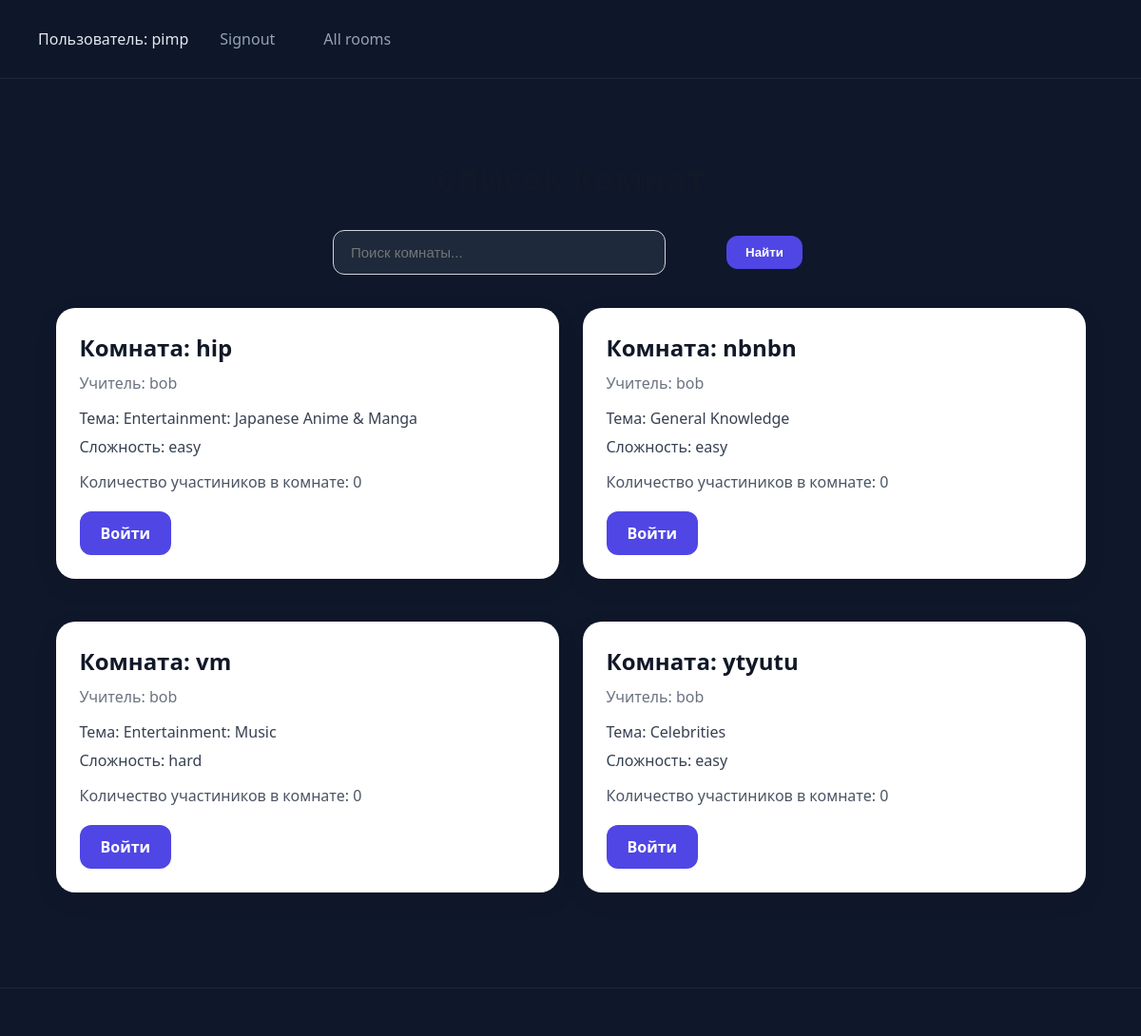
The app's page /chatting/all_rooms/ (signed in) with its own data.
### users/models.py (models this page shows)
class CustomerUser(AbstractUser):
    teacher = models.BooleanField(default=False,verbose_name='Вы хотите иметь возможность создавать комнаты?(Будет выслан код подтверждения на вашу почту)')
    @property
    def is_teacher(self):
        return self.teacher
    def __str__(self):
        return self.username

### chatting/models.py (models this page shows)
class Room(models.Model):
    title = models.CharField()
    teacher = models.ForeignKey(CustomerUser,on_delete=models.CASCADE)
    students = models.ManyToManyField(CustomerUser,related_name="student_rooms")
    category = models.CharField(null=True,blank=True)
    dificulty = models.CharField(null=True,blank=True)
    question = models.URLField(default='https://opentdb.com/api.php?amount=1&category=25&difficulty=easy')

### users/views.py (the view)
    def wrapper(request,*args,**kwargs):
        if request.user.is_authenticated:
            return func(request,*args,**kwargs)
        return redirect('users:signin')

### chatting/views.py (called while the page is built)
@login_required
def all_rooms(request):
    if request.method =='POST':
        title = request.POST.get('title').strip()
        rooms = Room.objects.filter(category__icontains=title)
    else:
        rooms = Room.objects.all()
    return render(request,'all_rooms.html',{'rooms':rooms})

### users/views.py (called while the page is built)
def login_required(func):
    def wrapper(request,*args,**kwargs):
        if request.user.is_authenticated:
            return func(request,*args,**kwargs)
        return redirect('users:signin')
    return wrapper

### chatting/templates/all_rooms.html (shortened to what this page needs)
{% extends 'base.html' %}
{% load static %}
{% block style %} <link rel="stylesheet" href="{% static 'css/style.css' %}"> {% endblock %}
{% block content %}
<div class="container">
    <div class="title">Список комнат</div>
    <form method="post" class="search-form">
        <input name="title" type="text" placeholder="Поиск комнаты...">
        <button>Найти</button>
    </form>
    <div class="rooms-grid">
    {% for room in rooms %}
        <div class="rooms">
            <div class="product-title">Комната: {{ room.title }} </div>
            <div class="product-seller">Учитель: {{ room.teacher }}</div>
            <h4>Тема: {{room.category}}</h4>
            <h4>Сложность: {{room.dificulty}}</h4>
            <p>Количество участиников в комнате: {{ room.students.count }} </p>
            <a href="{% url 'chatting:chat_room' room.id %}">Войти</a>
        </div>
        {% empty %}
        <div class="empty">Пока нет комнат</div>
    {% endfor %}
    </div>
{% endblock %}

### users/templates/base.html (shortened to what this page needs)
{% load static %}
<!DOCTYPE html>
<html lang="en">
<head>
    {% block style %} <link rel="stylesheet" href="{% static 'css/style.css' %}"> {% endblock %}
</head>
<body>
    <header>
        {% if request.user.is_authenticated %}
        Пользователь: {{request.user}}
        <a href="{% url 'users:signout' %}">Signout</a>
        <a href="{% url 'chatting:all_rooms' %}">All rooms</a>
        {% else %}
        <a href="{% url 'users:signin' %}">Signin</a>
        <a href="{% url 'users:signup' %}">Signup</a>
        {% endif %}
    </header>
    <main>
        {% block content %}
        {% endblock %}
    </main>
    <footer>
    </footer>
</body>
</html>

### users/static/css/style.css (style rules this page uses)
* { margin: 0; padding: 0; box-sizing: border-box; }
body { min-height: 100vh; background: #0f172a; color: #e2e8f0; font-family: "Segoe UI", sans-serif; display: flex; flex-direction: column; }
header { display: flex; gap: 15px; align-items: center; padding: 20px 40px; background: rgba(15, 23, 42, 0.9); border-bottom: 1px solid #1e293b; backdrop-filter: blur(10px); }
header a { text-decoration: none; color: #94a3b8; padding: 10px 18px; border-radius: 10px; transition: .25s; }
main { width: min(1200px, 95%); margin: 40px auto; flex: 1; }
form { display: flex; flex-direction: column; gap: 15px; }
input, textarea, select { background: #1e293b; border: 1px solid #334155; color: white; padding: 14px; border-radius: 12px; font-size: 15px; }
button { background: linear-gradient(135deg, #8b5cf6, #6366f1); color: white; border: none; padding: 14px; border-radius: 12px; font-weight: 600; cursor: pointer; transition: .3s; }
footer { padding: 25px; text-align: center; border-top: 1px solid #1e293b; color: #64748b; }
.title { text-align: center; font-size: 32px; font-weight: 700; margin-bottom: 35px; color: #111827; }
.container { width: min(1200px, 95%); margin: 40px auto; }
.container .title { text-align: center; font-size: 36px; font-weight: 700; margin-bottom: 30px; color: #111827; }
.container form { display: flex; gap: 10px; justify-content: center; margin-bottom: 35px; }
.container form input { width: 350px; padding: 14px 18px; border: 1px solid #d1d5db; border-radius: 12px; font-size: 15px; }
.container form button { padding: 14px 25px; border: none; border-radius: 12px; background: #4f46e5; color: white; cursor: pointer; font-weight: 600; transition: .2s; }
.rooms { background: white; border-radius: 20px; padding: 25px; margin-bottom: 20px; box-shadow: 0 8px 25px rgba(0,0,0,.08); transition: .3s; }
.product-title { font-size: 24px; font-weight: 700; color: #111827; margin-bottom: 10px; }
.product-seller { color: #6b7280; margin-bottom: 15px; }
.rooms h4 { color: #374151; margin-bottom: 8px; font-weight: 500; }
.rooms p { margin-top: 15px; margin-bottom: 20px; color: #4b5563; }
.rooms a { display: inline-block; text-decoration: none; background: #4f46e5; color: white; padding: 12px 22px; border-radius: 12px; font-weight: 600; transition: .2s; }
.rooms-grid { display: grid; grid-template-columns: repeat(auto-fill, minmax(350px, 1fr)); gap: 25px; }
.search-form { position: relative; max-width: 500px; margin: 0 auto 35px; }
.search-form input { width: 100%; padding: 15px 120px 15px 18px; border: 1px solid #d1d5db; border-radius: 16px; }
.container .search-form button { position: absolute; right: 6px; top: 6px; bottom: 6px; padding: 0 20px; border: none; border-radius: 12px; background: #4f46e5; color: white; cursor: pointer; }

### records on screen
CustomerUser: user "pimp"
Room: title "hip", teacher "bob", category "Entertainment: Japanese Anime & Manga", dificulty "easy", students.count "0"
Room: title "nbnbn", teacher "bob", category "General Knowledge", dificulty "easy", students.count "0"
Room: title "vm", teacher "bob", category "Entertainment: Music", dificulty "hard", students.count "0"
Room: title "ytyutu", teacher "bob", category "Celebrities", dificulty "easy", students.count "0"
